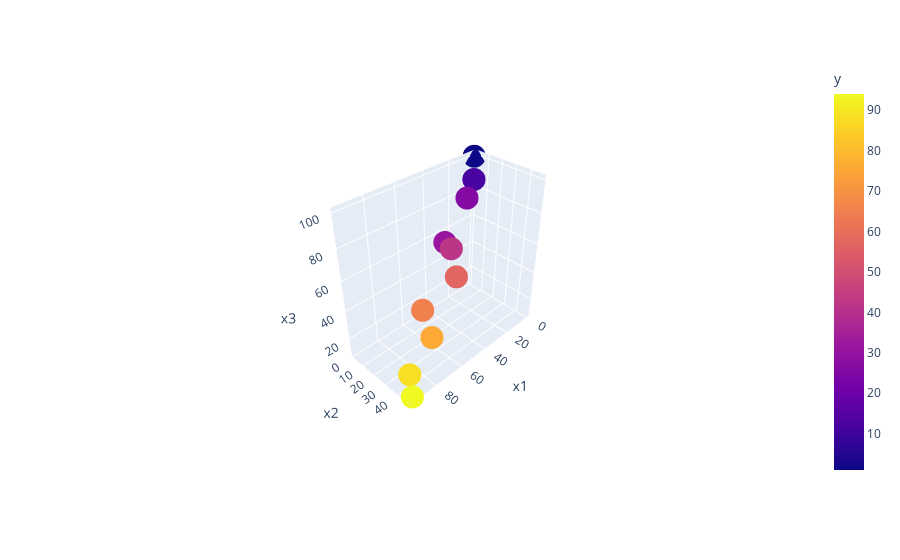

Notebook code for this chart:
### Code cell
tmp = pd.DataFrame({'x1': (np.asarray(x[:,0])).flatten(),
                    'x2': (np.asarray(x[:,1])).flatten(),
                    'x3': (np.asarray(x[:,2])).flatten(),
                    'y': (np.asarray(y)).flatten()
                   })

fig = px.scatter_3d(tmp, x='x1', y='x2', z='x3', color = "y", height=600)
fig.show()

### Figure 1 — Plotly figure (JSON) as saved in the notebook; plotly's stock layout.template omitted (floating-point values rounded to 4 significant figures)
{"data": [{"hovertemplate": "x1=%{x}<br>x2=%{y}<br>x3=%{z}<br>y=%{marker.color}<extra></extra>", "legendgroup": "", "marker": {"color": [1, 12, 26, 31, 42, 57, 65, 76, 88, 94], "coloraxis": "coloraxis", "symbol": "circle"}, "mode": "markers", "name": "", "scene": "scene", "showlegend": false, "type": "scatter3d", "x": [1, 5, 15, 40, 41, 45, 69, 70, 92, 96], "y": [1, 5, 9, 16, 22, 30, 28, 36, 42, 48], "z": [100, 88, 81, 65, 64, 51, 40, 26, 18, 9]}], "layout": {"autosize": true, "coloraxis": {"colorbar": {"title": {"text": "y"}}, "colorscale": [[0, "#0d0887"], [0.1111, "#46039f"], [0.2222, "#7201a8"], [0.3333, "#9c179e"], [0.4444, "#bd3786"], [0.5556, "#d8576b"], [0.6667, "#ed7953"], [0.7778, "#fb9f3a"], [0.8889, "#fdca26"], [1, "#f0f921"]]}, "legend": {"tracegroupgap": 0}, "margin": {"t": 60}, "scene": {"aspectmode": "auto", "aspectratio": {"x": 1.283, "y": 0.6346, "z": 1.229}, "camera": {"center": {"x": 0, "y": 0, "z": 0}, "eye": {"x": 2.05, "y": 2.05, "z": 2.05}, "projection": {"type": "perspective"}, "up": {"x": 0, "y": 0, "z": 1}}, "domain": {"x": [0, 1], "y": [0, 1]}, "xaxis": {"title": {"text": "x1"}, "type": "linear"}, "yaxis": {"title": {"text": "x2"}, "type": "linear"}, "zaxis": {"title": {"text": "x3"}, "type": "linear"}}}}
